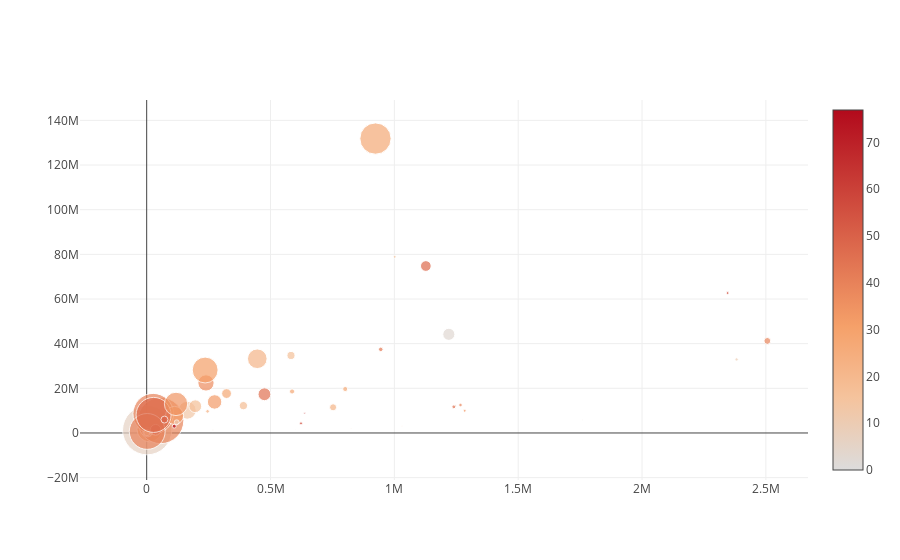

Notebook source saved alongside this figure:
### Code cell
africaData["Agriculture"] = [((i)*100) for i in africaData["Agriculture"]]
data = [
    {
        'y': africaData.Population,
        'x': africaData["Area (sq. mi.)"],
        'mode': 'markers',
        'marker': {
            'color': africaData["Agriculture"],
            'size': africaData["Arable (%)"],
            'showscale': True
        },
        "text" :  africaData.Country    
    }
]
iplot(data)

### Figure 1 — Plotly figure (JSON) as saved in the notebook; plotly's stock layout.template omitted (floating-point values rounded to 4 significant figures)
{"data": [{"marker": {"color": [5.9, 2.5, 2.4, 3.2, 9.7, 13.2, 7.6, 10.1, 8, 6.1, 11.9, 21.7, 14.9, 16.3, 3, 0, 0, 36.6, 23.7, 38.7, 9.6, 17.9, 44.8, 25, 30.8, 17.2, 39.5, 31.1, 12.1, 27.9, 17.9, 40.1, 26.2, 16.7, 33.5, 55.0, 31.6, 32.2, 76.9, 16.3, 26.9, 45, 27.6, 39, 62, 22, 47.5, 55.0, 40, 10.2, 6.2, 46.3, 43.2, 34.2, 49, 65, 0], "showscale": true, "size": [49.26, 12.08, 0.65, 2.22, 0.99, 17.86, 1.03, 3.22, 13.6, 1.26, 10.35, 19.61, 2.87, 10.87, 4.63, 0, 12.9, 16.26, 3.63, 6.83, 2.41, 8.32, 12.81, 0.48, 25, 12.78, 46.15, 25.88, 9.68, 9.75, 0.04, 40.54, 5.1, 6.25, 2.86, 3.1, 18.08, 14.43, 3.95, 8.08, 31.29, 3.82, 5.07, 3.54, 10.67, 7.08, 10.71, 2.96, 35.87, 4.95, 0.51, 35.05, 4.52, 23.38, 6.98, 1.67, 0.02]}, "mode": "markers", "text": ["Mauritius ", "South Africa ", "Botswana ", "Seychelles ", "Namibia ", "Tunisia ", "Libya ", "Algeria ", "Reunion ", "Gabon ", "Swaziland ", "Morocco ", "Egypt ", "Lesotho ", "Equatorial Guinea ", "Mayotte ", "Saint Helena ", "Ghana ", "Guinea ", "Sudan ", "Angola ", "Zimbabwe ", "Cameroon ", "Mauritania ", "Gambia, The ", "Senegal ", "Togo ", "Uganda ", "Cape Verde ", "Cote d'Ivoire ", "Djibouti ", "Rwanda ", "Mozambique ", "Sao Tome & Principe ", "Chad ", "Central African Rep. ", "Benin ", "Burkina Faso ", "Liberia ", "Kenya ", "Nigeria ", "Mali ", "Madagascar ", "Niger ", "Guinea-Bissau ", "Zambia ", "Ethiopia ", "Congo, Dem. Rep. ", "Comoros ", "Eritrea ", "Congo, Repub. of the ", "Burundi ", "Tanzania ", "Malawi ", "Sierra Leone ", "Somalia ", "Western Sahara "], "x": [2040, 1219912, 600370, 455, 825418, 163610, 1759540, 2381740, 2517, 267667, 17363, 446550, 1001450, 30355, 28051, 374, 413, 239460, 245857, 2505810, 1246700, 390580, 475440, 1030700, 11300, 196190, 56785, 236040, 4033, 322460, 23000, 26338, 801590, 1001, 1284000, 622984, 112620, 274200, 111370, 582650, 923768, 1240000, 587040, 1267000, 36120, 752614, 1127127, 2345410, 2170, 121320, 342000, 27830, 945087, 118480, 71740, 637657, 266000], "y": [1240827, 44187637, 1639833, 81541, 2044147, 10175014, 5900754, 32930091, 787584, 1424906, 1136334, 33241259, 78887007, 2022331, 540109, 201234, 7502, 22409572, 9690222, 41236378, 12127071, 12236805, 17340702, 3177388, 1641564, 11987121, 5548702, 28195754, 420979, 17654843, 486530, 8648248, 19686505, 193413, 9944201, 4303356, 7862944, 13902972, 3042004, 34707817, 131859731, 11716829, 18595469, 12525094, 1442029, 11502010, 74777981, 62660551, 690948, 4786994, 3702314, 8090068, 37445392, 13013926, 6005250, 8863338, 273008]}], "layout": {}}
